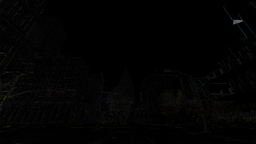
#> input picture diff_imgs_sample/recording00_17.png, 256 x 144 px, shrunk from 1920 x 1080 before the run, found by its file name
$ jupyter execute --allow-errors compare_images.ipynb   (shell and % lines are left out)
#> lines starting #> are read from the running program, lines starting #| are printed output that depends on the picture
[cell 1]
import numpy as np
import seaborn as sns
import matplotlib.pyplot as plt
from skimage.io import imread, imshow, imsave
from tqdm import tqdm

[cell 2]
def compare_images(im1, im2, c):
    if im1.shape != im2.shape:
        assert "Images shapes are not equal"

    if c =='r':
        c = 0
    elif c == 'g':
        c = 1
    elif c == 'b':
        c = 2

    im1 = im1.astype(float)
    im2 = im2.astype(float)

    new_img = np.empty((im1.shape[0], im1.shape[1], 3), dtype=np.uint8)
    unequal_pixels = set()
    for x in tqdm(range(im1.shape[0])):
        for y in range(im1.shape[1]):
            new_img[x][y][c] = np.uint8(np.abs(im1[x][y][c] - im2[x][y][c]))
            if new_img[x][y][c] != 0:
                unequal_pixels.add((x, y, new_img[x][y][c]))
    return new_img, unequal_pixels

[cell 3]
def compare_images_rgb(im1, im2):
    if im1.shape != im2.shape:
        assert "Images shapes are not equal"

    im1 = im1.astype(float)
    im2 = im2.astype(float)

    new_img = np.empty((im1.shape[0], im1.shape[1], 3), dtype=np.uint8)
    unequal_pixels = set()
    for x in tqdm(range(im1.shape[0])):
        for y in range(im1.shape[1]):
            for c in range(3):
                new_img[x][y][c] = np.uint8(np.abs(im1[x][y][c] - im2[x][y][c]))
    return new_img

[cell 4]
def img_diff_mean(img, pixels):
    return len(pixels) / (img.shape[0] * img.shape[1])

def distribution(pixels):
    dist = np.zeros(shape=256)
    for _, _, diff in tqdm(pixels):
        for k in range(256):
            if diff == k:
                dist[k] += 1
    return dist

[cell 5]
img_diff_r, pixels_r = compare_images(imread("to_compare/rgb_output/recording00_17.png"), imread("to_compare/rgb_output2/recording00_17.png"), 'r')
#> in compare_images, `c = 0`: c = 0
#> after the loop in compare_images, `for x in tqdm(range(im1.shape[0])):`: unequal_pixels = 0 items
#> pixels_r = 0 items
img_diff_g, pixels_g = compare_images(imread("to_compare/rgb_output/recording00_17.png"), imread("to_compare/rgb_output2/recording00_17.png"), 'g')
#> call 2 of compare_images, with c = 'g'
#> in compare_images (call 2), `c = 1`: c = 1
#> after the loop in compare_images (call 2), `for x in tqdm(range(im1.shape[0])):`:
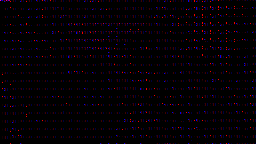
#> new_img: shape (144, 256, 3); mean R, G, B 4.3, 0, 4.3
#> pixels_g = 0 items
img_diff_b, pixels_b = compare_images(imread("to_compare/rgb_output/recording00_17.png"), imread("to_compare/rgb_output2/recording00_17.png"), 'b')
#> call 3 of compare_images, with c = 'b'
#> in compare_images (call 3), `c = 2`: c = 2
#> after the loop in compare_images (call 3), `for x in tqdm(range(im1.shape[0])):`:
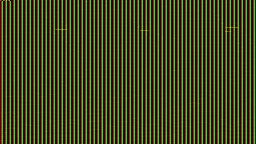
#> new_img: shape (144, 256, 3); mean R, G, B 65.6, 65.6, 0
#> pixels_b = 0 items

[cell 6]
dist = distribution(pixels_r)
#> dist = 256 values from 0 to 0

[cell 7]
x = np.arange(1, 256)

fig = plt.figure(figsize=(20, 10))
ax = fig.add_subplot()
ax.plot(x, dist[:255])
ax.fill_between(x, dist[:255])
ax.set_xlabel('Difference value')
ax.set_ylabel('Number of pixels')
ax.set_xticks(np.arange(1, 256, 25))
ax.set_title('Distribution of difference of pixels')
plt.savefig("to_compare/rgb_diff/recording00_17_dist.png")
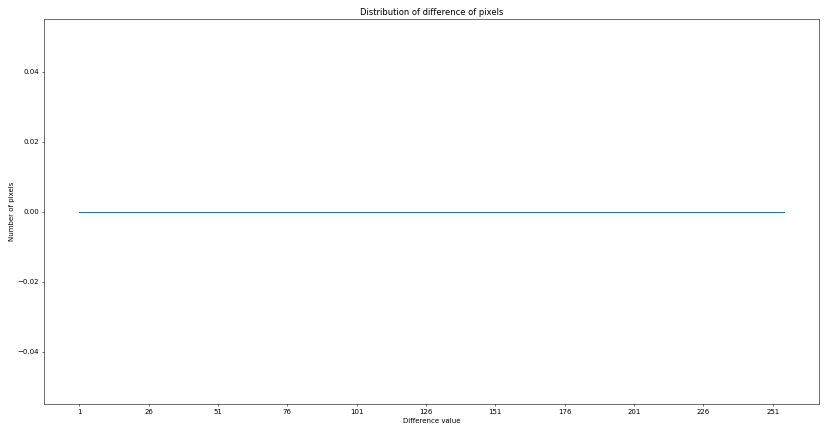
#> figure drawn by matplotlib, 1 panel

[cell 8]
x = np.arange(51, 256)

fig = plt.figure(figsize=(20, 10))
ax = fig.add_subplot()
ax.plot(x, dist[50:255])
ax.fill_between(x, dist[50:255])
ax.set_xlabel('Difference value')
ax.set_ylabel('Number of pixels')
ax.set_title('Distribution of difference of pixels')
#ax.set_xlim(1)
plt.savefig("to_compare/rgb_diff/recording00_17_dist_right.png")

[cell 9]
img_diff_r, pixels_r = compare_images(imread("to_compare/rgb_output/recording00_10.png"), imread("to_compare/rgb_output2/recording00_10.png"), 'r')
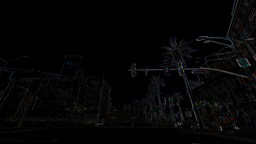
#> input picture diff_imgs_sample/recording00_10.png, 256 x 144 px, shrunk from 1920 x 1080 before the run, found by its file name
#> call 4 of compare_images, with c = 'r'
#> in compare_images (call 4), `c = 0`: c = 0
#> after the loop in compare_images (call 4), `for x in tqdm(range(im1.shape[0])):`:
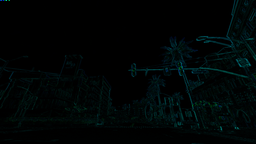
#> new_img: shape (144, 256, 3); mean R, G, B 0, 5, 5.1

[cell 10]
img_diff_mean(img_diff_r, pixels_r)
#> Out = 0

[cell 11]
dist = distribution(pixels_r)

[cell 12]
x = np.arange(1, 256)

fig = plt.figure(figsize=(20, 10))
ax = fig.add_subplot()
ax.plot(x, dist[:255])
ax.fill_between(x, dist[:255])
ax.set_xlabel('Difference value')
ax.set_ylabel('Number of pixels')
ax.set_xticks(np.arange(1, 256, 25))
ax.set_title('Distribution of difference of pixels')
plt.savefig("to_compare/rgb_diff/recording00_10_dist.png")

[cell 13]
img_diff = compare_images_rgb(imread("to_compare/rgb_output/recording00_17.png"), imread("to_compare/rgb_output2/recording00_17.png"))
#> after the loop in compare_images_rgb, `for x in tqdm(range(im1.shape[0])):`: new_img: shape (144, 256, 3); every value is 0

[cell 14]
imshow(img_diff)
imsave("to_compare/rgb_diff/recording00_17.png", img_diff)

[cell 15]
imshow(img_diff_r)
imsave("to_compare/rgb_diff/recording00_17_r.png", img_diff_r)

[cell 16]
imshow(img_diff_g)
imsave("to_compare/rgb_diff/recording00_17_g.png", img_diff_g)

[cell 17]
imshow(img_diff_b)
imsave("to_compare/rgb_diff/recording00_17_b.png", img_diff_b)

[cell 18]
def rgb_diff(img_name):
#> called with img_name = 'recording00_10.png'
    im1 = imread("to_compare/rgb_output/" + img_name)
#> im1 is the input picture: shape (144, 256, 3); mean R, G, B 4.9, 5, 5
    im2 = imread("to_compare/rgb_output2/" + img_name)

    diff_image = compare_images_rgb(im1, im2)

    imsave("to_compare/rgb_diff/" + img_name, diff_image)

[cell 19]
def sem_diff(img_name):
    im1 = imread("to_compare/sem_output/" + img_name)
    im2 = imread("to_compare/sem_output2/" + img_name)

    diff_image = compare_images_rgb(im1, im2)
